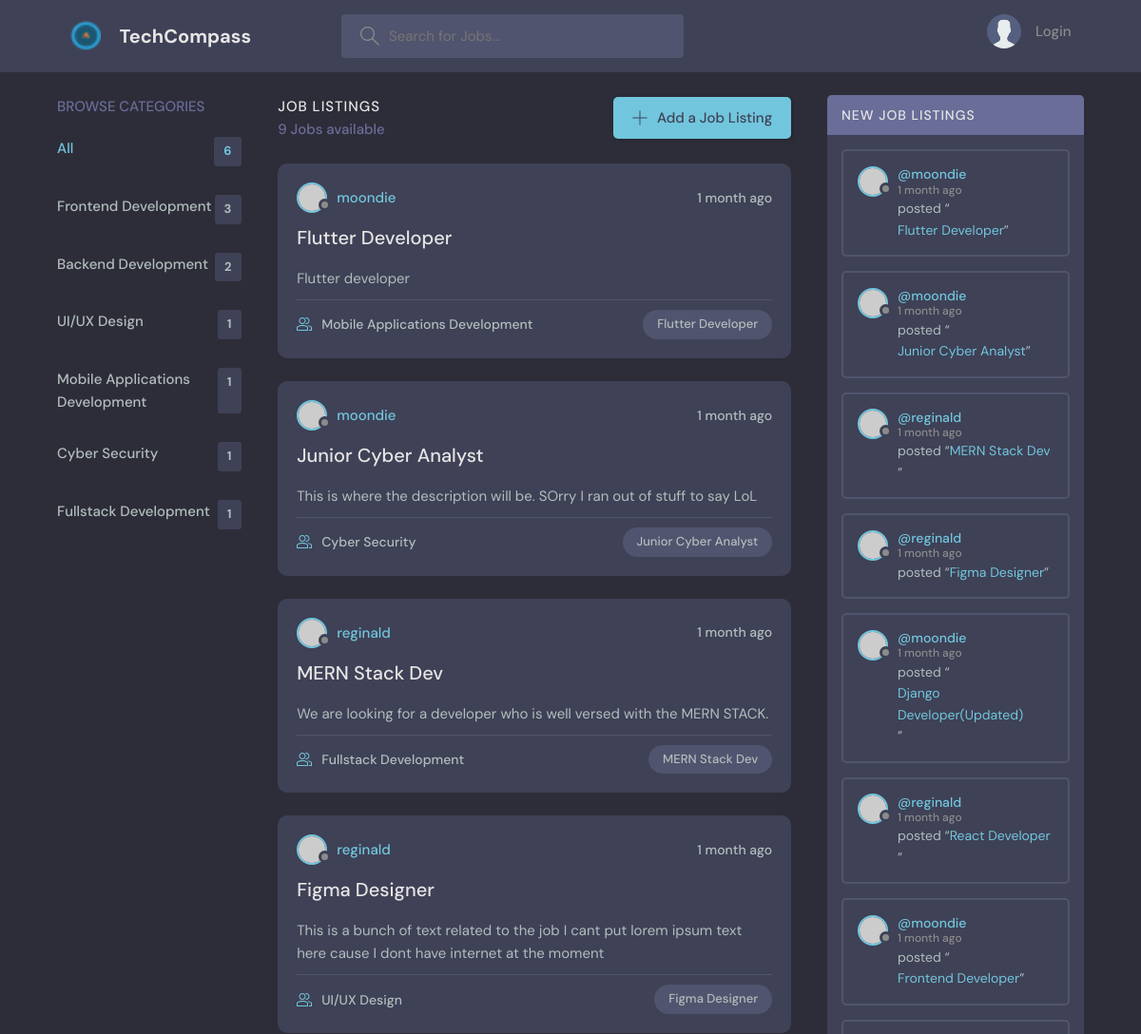
The app's page / (upper part), older data.
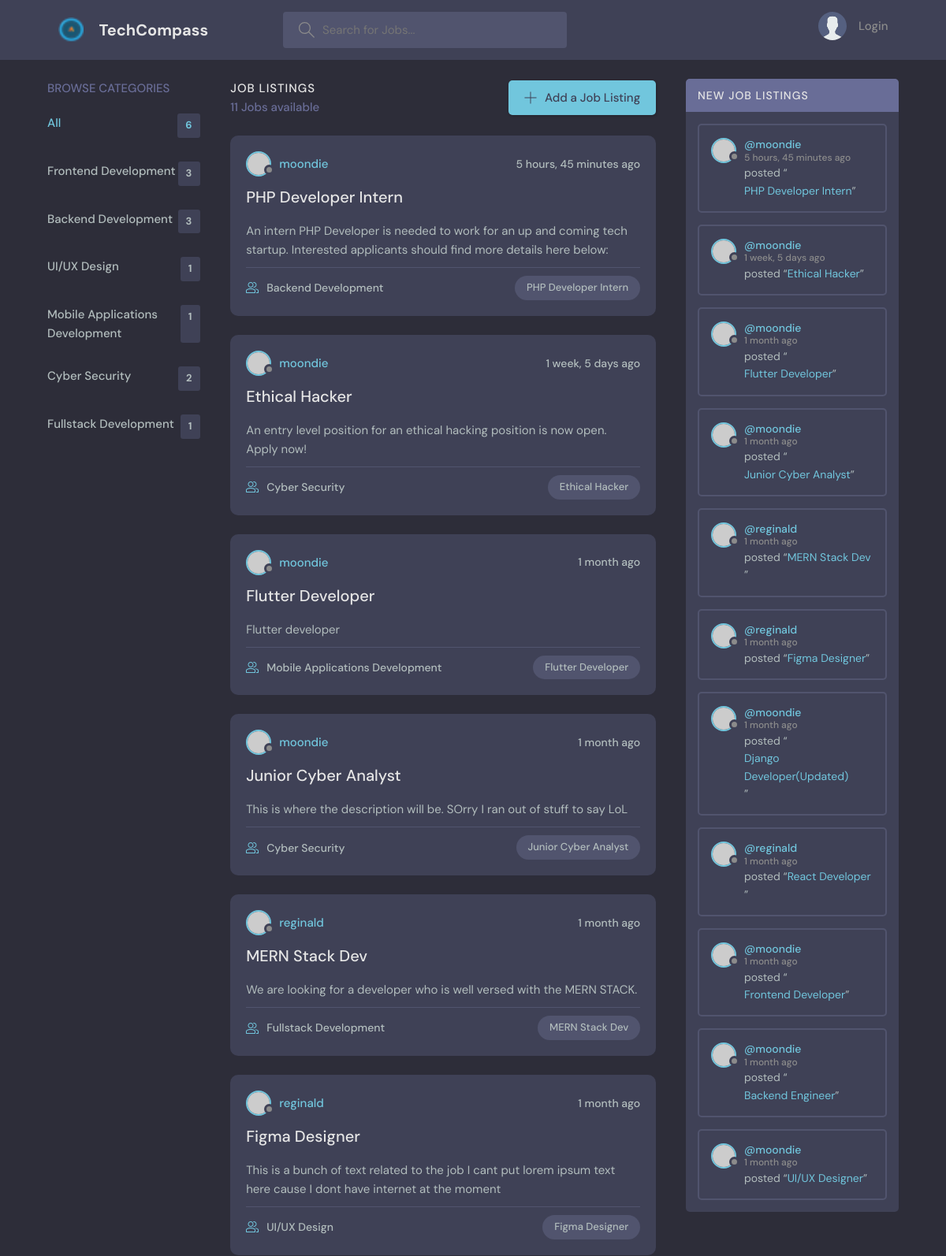
The same page, newer data.
### base/models.py (models this page shows, shortened)
class Category(models.Model):
    category = models.CharField(max_length=200)

class Job(models.Model):
    posted_by = models.ForeignKey(User, on_delete=models.SET_NULL, null=True)
    category = models.ForeignKey(Category, on_delete=models.SET_NULL, null=True)
    title = models.CharField(max_length=200)
    description = models.TextField()
    created = models.DateTimeField(auto_now_add=True)
    updated = models.DateTimeField(auto_now=True)
    class Meta:
        ordering = ['-updated', '-created']

### base/views.py (the view)
# urls.py: path('', views.home, name="HomePage"),
def home(request):
    q = request.GET.get('q') if request.GET.get('q') != None else ""
    jobs = Job.objects.filter(
        Q(category__category__icontains=q) |
        Q(title__icontains=q) |
        Q(description__icontains=q)
        )
    category = Category.objects.all()
    job_count = jobs.count()
    all_jobs = Job.objects.all()
    context = {"jobs": jobs, "category": category, 'job_count': job_count, "all_jobs": all_jobs}
    return render(request, 'base/home.html', context)

### base/templates/base/home.html (shortened to what this page needs)
{% extends 'main.html' %}
{% block content %}
    <main class="layout layout--3">
      <div class="container">
        {% include 'base/category_feed.html' %}
        <div class="roomList">
          <div class="roomList__header">
            <div>
              <h2>Job Listings</h2>
              <p>{{job_count}} Jobs available</p>
            </div>
            <a class="btn btn--main" href="{% url 'add-job' %}">
              <svg version="1.1" xmlns="http://www.w3.org/2000/svg" width="32" height="32" viewBox="0 0 32 32">
                <title>add</title>
                <path
                  d="M16.943 0.943h-1.885v14.115h-14.115v1.885h14.115v14.115h1.885v-14.115h14.115v-1.885h-14.115v-14.115z"
                ></path>
              </svg>
              Add a Job Listing
            </a>
          </div>
          {% include 'base/main_feed.html' %}
        </div>
        {% include 'base/activity_feed.html' %}
    </main>
    {% endblock content %}

### templates/main.html (shortened to what this page needs)
<!DOCTYPE html>
{% load static %}
<html lang="en">
  <head>
    <link rel="stylesheet" href="{% static 'styles/style.css' %}" />
  </head>
  <body>
    {% include 'navbar.html' %}
    {% block content %}
    {% endblock %}
  </body>
</html>

### templates/navbar.html (shortened to what this page needs)
{% load static %}
<header class="header header--loggedIn">
    <div class="container">
      <a href="{% url 'HomePage' %}" class="header__logo">
        <img src="{% static 'images/favicon-16x16.png' %}" />
        <h1>TechCompass</h1>
      </a>
      <form class="header__search" method="get" action="{% url 'HomePage' %}">
        <label>
          <input name="q" placeholder="Search for Jobs..." />
        </label>
      </form>
      <nav class="header__menu">
        {% if request.user.is_authenticated %}
        <div class="header__user">
          <a href="{% url 'user-profile' user.id %}">
            <div class="avatar avatar--medium active">
              <img src="https://randomuser.me/api/portraits/men/37.jpg" />
            </div>
            <p>{{request.user}} <span>@{{request.user.username}}</span></p>
          </a>
          <button class="dropdown-button">
            <svg version="1.1" xmlns="http://www.w3.org/2000/svg" width="32" height="32" viewBox="0 0 32 32">
              <title>chevron-down</title>
              <path d="M16 21l-13-13h-3l16 16 16-16h-3l-13 13z"></path>
            </svg>
          </button>
        </div>
        {% else %}
        <a href="{% url 'login' %}">
          <img src="{% static 'images/avatar.svg' %}" />
          <p>Login</p>
        </a>
        {% endif %}
      </nav>
    </div>
  </header>

### base/templates/base/category_feed.html
<div class="topics">
    <div class="topics__header">
      <h2>Browse Categories</h2>
    </div>
    <ul class="topics__list">
      <li>
        <a href="{% url 'HomePage' %}" class="active">All <span>{{category.count}}</span></a>
      </li>
      {% for cat in category%}
      <li>
        <a href="{% url 'HomePage'%}?q={{cat.category}}">{{cat.category}} <span>{{cat.job_set.all.count}}</span></a>
      </li>
      {% endfor %}
  </div>

### base/templates/base/main_feed.html (shortened to what this page needs)
{% for job in jobs %}
<div class="roomListRoom">
    <div class="roomListRoom__header">
      <a href="{% url 'user-profile' job.posted_by.id %}" class="roomListRoom__author">
        <div class="avatar avatar--small">
          <img src="https://randomuser.me/api/portraits/women/11.jpg" />
        </div>
        <span>{{job.posted_by.username}}</span>
      </a>
      <div class="roomListRoom__actions">
        <span>{{job.created|timesince}} ago</span>
      </div>
    </div>
    <div class="roomListRoom__content">
      <a href="{% url 'Job' job.id %}">{{job.title}}</a>
      <p>
        {{job.description}}
      </p>
    </div>
    <div class="roomListRoom__meta">
      <a href="{% url 'Job' job.id %}" class="roomListRoom__joined">
        <p>{{ job.category.category }}</p>
      </a>
      <p class="roomListRoom__topic">{{job.title}}</p>
    </div>
  </div>
  {% endfor %}

### base/templates/base/activity_feed.html
<div class="activities">
    <div class="activities__header">
      <h2>New Job Listings</h2>
    </div>
    {% for job in jobs %}
    <div class="activities__box">
        <div class="activities__boxHeader roomListRoom__header">
        <a href="{% url 'user-profile' job.posted_by.id%}" class="roomListRoom__author">
          <div class="avatar avatar--small">
            <img src="https://randomuser.me/api/portraits/women/11.jpg" />
          </div>
          <p>
            @{{ job.posted_by }}
            <span>{{job.created|timesince}} ago</span>
          </p>
        </a>
        </div>
      <div class="activities__boxContent">
        <p>posted “<a href="{% url 'Job' job.id %}">{{ job.title }}</a>”</p>
      </div>
    </div>
    {% endfor %}
    </div>
</div>

Row changes from the older to the newer data that the page shows:
computed for Category "Backend Development": job_set.all.count "2" → "3"
computed for Category "Cyber Security": job_set.all.count "1" → "2"
added Job: posted_by.username "moondie", created "5 hours, 45 minutes", title "PHP Developer Intern", description "An intern PHP Developer is needed to work for an up and coming tech startup. Interested applicants should find more details here below:", category.category "Backend Development", posted_by "moondie"
added Job: posted_by.username "moondie", created "1 week, 5 days", title "Ethical Hacker", description "An entry level position for an ethical hacking position is now open. Apply now!", category.category "Cyber Security", posted_by "moondie"
now on this page (row unchanged): Job: posted_by "moondie", created "1 month", title "Backend Engineer", shown under "NEW JOB LISTINGS"
now on this page (row unchanged): Job: posted_by "moondie", created "1 month", title "UI/UX Designer", shown under "NEW JOB LISTINGS"
Text that changed along with them:
{{ job_count }}: "9" → "11"
